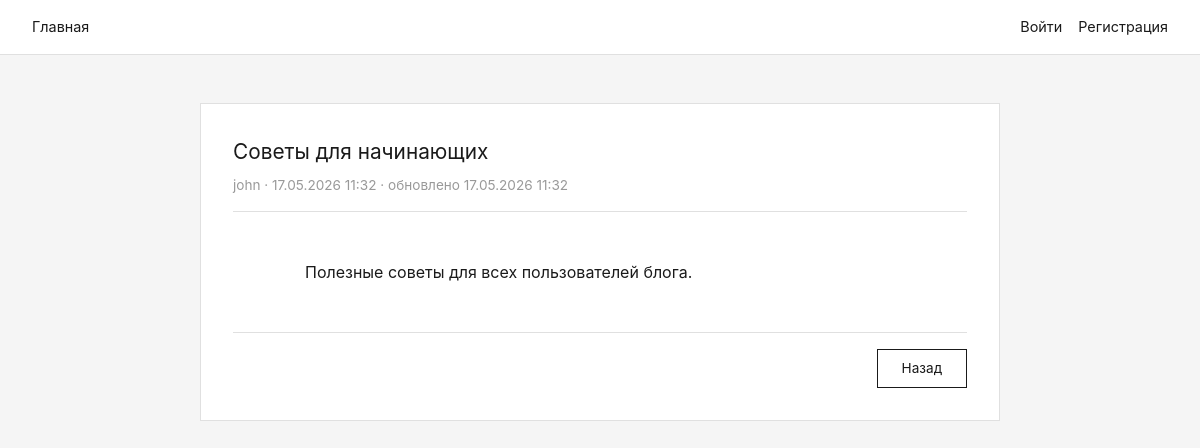
The page /post/5 on the database its author committed.
### models.py (models this page shows, shortened)
class Post(db.Model):
    __tablename__ = 'posts'
    id = db.Column(db.Integer, primary_key=True)
    title = db.Column(db.String(200), nullable=False)
    content = db.Column(db.Text, nullable=False)
    is_private = db.Column(db.Boolean, default=False, nullable=False)
    created_at = db.Column(db.DateTime, default=datetime.utcnow)
    updated_at = db.Column(db.DateTime, default=datetime.utcnow, onupdate=datetime.utcnow)
    user_id = db.Column(db.Integer, db.ForeignKey('users.id'), nullable=False)

class User(UserMixin, db.Model):
    __tablename__ = 'users'
    id = db.Column(db.Integer, primary_key=True)
    username = db.Column(db.String(80), unique=True, nullable=False)
    password_hash = db.Column(db.String(128), nullable=False)
    created_at = db.Column(db.DateTime, default=datetime.utcnow)
    posts = db.relationship('Post', backref='author', lazy=True)

### app.py (the view)
@app.route("/post/<int:post_id>")
def view_post(post_id):
    post = Post.query.get_or_404(post_id)
    if post.is_private and not current_user.is_authenticated:
        flash("Это приватная запись. Пожалуйста, авторизуйтесь для просмотра.", "warning")
        return redirect(url_for("login"))
    return render_template("post_detail.html", post=post)

### templates/post_detail.html (shortened to what this page needs)
{% extends "base.html" %}
{% block content %}
<div style="max-width: 800px; margin: 0 auto;">
    <div class="card">
        <div class="card-header">
            <h1 style="font-size: 1.3rem;">
                {{ post.title }}
            </h1>
            <div class="text-muted" style="margin-top: 0.5rem;">
                {{ post.author.username }} · {{ post.created_at.strftime('%d.%m.%Y %H:%M') }}
                {% if post.updated_at != post.created_at %}
                    · обновлено {{ post.updated_at.strftime('%d.%m.%Y %H:%M') }}
                {% endif %}
            </div>
        </div>
        <div class="card-body">
            <div style="white-space: pre-wrap;">
                {{ post.content }}
            </div>
        </div>
        <div class="card-footer" style="display: flex; gap: 0.5rem; justify-content: flex-end;">
            <a href="{{ url_for('index') }}" class="btn">Назад</a>
        </div>
    </div>
</div>
{% endblock %}

### templates/base.html (style rules this page uses)
* { margin: 0; padding: 0; box-sizing: border-box; }
body { font-family: -apple-system, BlinkMacSystemFont, 'Segoe UI', 'Roboto', Helvetica, Arial, sans-serif; background: #f5f5f5; color: #1a1a1a; line-height: 1.5; }
.card { background: white; border: 1px solid #e0e0e0; padding: 2rem; }
.card-header { margin-bottom: 1.5rem; padding-bottom: 1rem; border-bottom: 1px solid #e0e0e0; }
.card-header h1 { font-size: 1.5rem; font-weight: normal; }
.card-body { margin-bottom: 1.5rem; }
.card-footer { padding-top: 1rem; border-top: 1px solid #e0e0e0; }
.btn { display: inline-block; padding: 0.5rem 1.5rem; background: white; border: 1px solid #1a1a1a; color: #1a1a1a; text-decoration: none; font-size: 0.85rem; cursor: pointer; font-family: inherit; }
.text-muted { color: #999; font-size: 0.85rem; }

### rows shown on the page
Post: title "Советы для начинающих", created_at "17.05.2026 11:32", updated_at "17.05.2026 11:32", content "Полезные советы для всех пользователей блога."
User: author.username "john"
